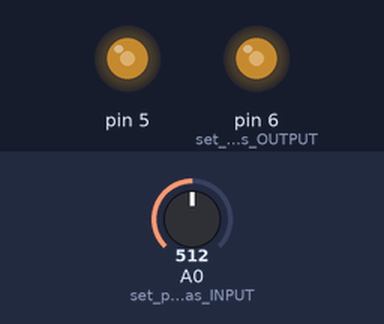
A sketch run on a simulated Arduino Uno, built with avr-gcc and run on an emulated ATmega328P. Shown: output pins drawn as LEDs (lit = HIGH). The inputs (shaded band) are chosen by the test bench; at power-on: A0 (set_poti-pin_as_INPUT) = 512.

Above: at 1.2 s.
1.3 s: A0 (set_poti-pin_as_INPUT) set to 716
At 2.1 s:
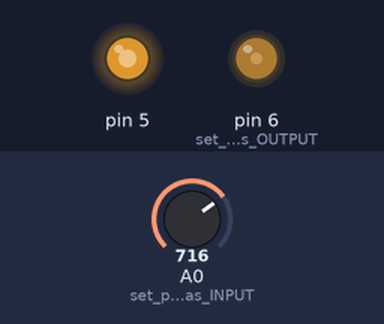
2.8 s: A0 (set_poti-pin_as_INPUT) set to 900
At 3.2 s:
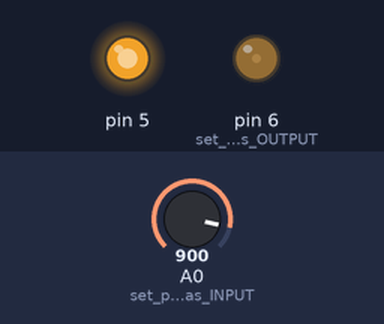
4.3 s: A0 (set_poti-pin_as_INPUT) set to 1023
At 5.5 s:
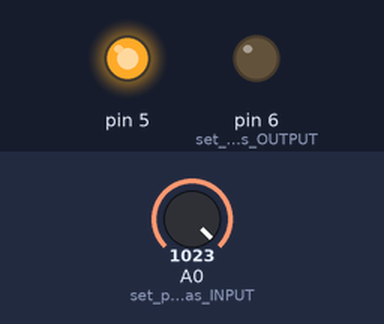
5.8 s: A0 (set_poti-pin_as_INPUT) set to 306
At 6.7 s:
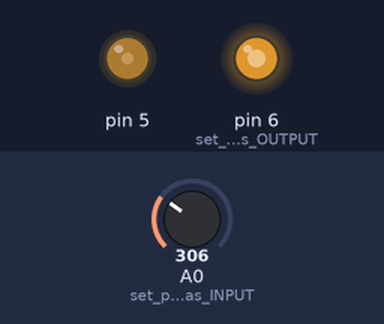
7.3 s: A0 (set_poti-pin_as_INPUT) set to 122
At 7.9 s:
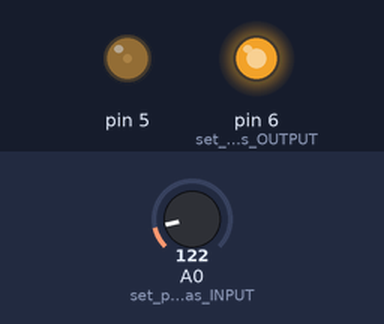
8.8 s: A0 (set_poti-pin_as_INPUT) set to 511
At 10.2 s:
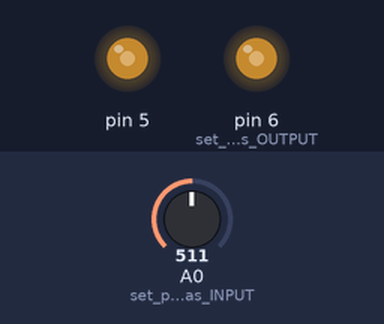
Timing chart, 0 to 11.3 s (numbered marks = the images above; inputs shaded):
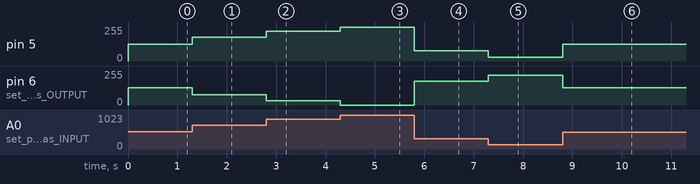

The sketch:

4-3_Kommentieren_und_Strukturieren.ino
```cpp
// (licence header left out)
int farbe1 = 0;
int farbe2 = 255;

void setup() {
    pinMode(A0, INPUT); // set poti-pin as INPUT
    pinMode(6, OUTPUT); // set rgb-pins as OUTPUT
    pinMode(5, OUTPUT);
}

void loop(){
    int farbe1 = map(analogRead(A0), 0, 1023, 0, 255); // map poti input into variable farbe1
    int farbe2 = 255 - map(analogRead(A0), 0, 1023, 0, 255); // map poti into variable but inverted
    analogWrite(5, farbe1); // write color-values to analog
    analogWrite(6, farbe2);
}
```

Measured:
- after the input at 1.3 s, pin 5: 127/255 → 178/255 at once; pin 6 (set_rgb-pins_as_OUTPUT): 128/255 → 77/255 at once
- after the input at 2.8 s, pin 5: 178/255 → 224/255 at once; pin 6 (set_rgb-pins_as_OUTPUT): 77/255 → 31/255 at once
- after the input at 4.3 s, pin 5: 224/255 → 255/255 at once; pin 6 (set_rgb-pins_as_OUTPUT): 31/255 → 0/255 at once
- after the input at 5.8 s, pin 5: 255/255 → 76/255 at once; pin 6 (set_rgb-pins_as_OUTPUT): 0/255 → 179/255 at once
- after the input at 7.3 s, pin 5: 76/255 → 30/255 at once; pin 6 (set_rgb-pins_as_OUTPUT): 179/255 → 225/255 at once
- after the input at 8.8 s, pin 5: 30/255 → 127/255 at once; pin 6 (set_rgb-pins_as_OUTPUT): 225/255 → 128/255 at once
